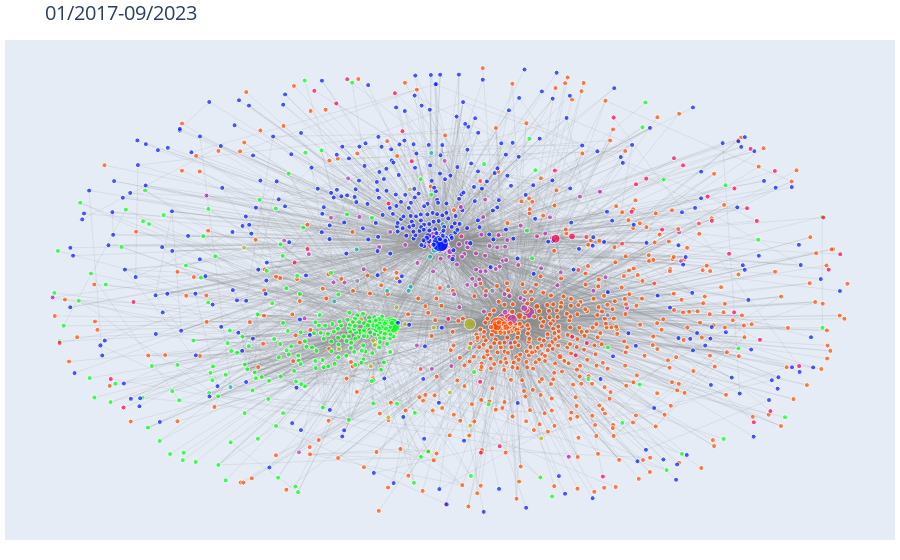

Notebook code for this chart:
### Code cell
ecosystem_g_figure

### Figure 1 — Plotly figure (JSON) as saved in the notebook; plotly's stock layout.template omitted (floating-point values rounded to 4 significant figures; data arrays with more than 128 entries replaced by an {"elided": "..."} marker saying what was removed)
{"data": [{"hoverinfo": "none", "line": {"color": "#888", "width": 0.15}, "mode": "lines", "type": "scatter", "x": {"elided": "16275 float values"}, "y": {"elided": "16275 float values"}}, {"hoverinfo": "text", "marker": {"color": {"elided": "1436 str values"}, "size": {"elided": "1436 float values"}}, "mode": "markers", "text": {"elided": "1436 str values"}, "type": "scatter", "x": {"elided": "1436 float values"}, "y": {"elided": "1436 float values"}}], "layout": {"hovermode": "closest", "margin": {"b": 20, "l": 5, "r": 5, "t": 40}, "showlegend": false, "title": {"font": {"size": 20}, "text": "01/2017-09/2023"}, "xaxis": {"showgrid": false, "showticklabels": false, "zeroline": false}, "yaxis": {"showgrid": false, "showticklabels": false, "zeroline": false}}}
